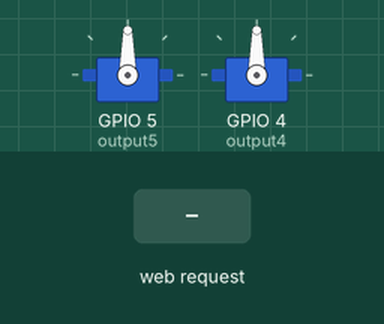
Bench run of a sketch on a simulated ESP8266 (NodeMCU). Parts: 2 × servo. Inputs (shaded band) come from the test bench. WiFi joins after 1.5 s; servers stay silent unless stated; what the sketch prints to the serial monitor is not drawn.

Above: at 2.7 s.
2.8 s: HTTP request GET /N5yBb9WttfVWvz2RqhUG/5/off received
At 3.3 s:
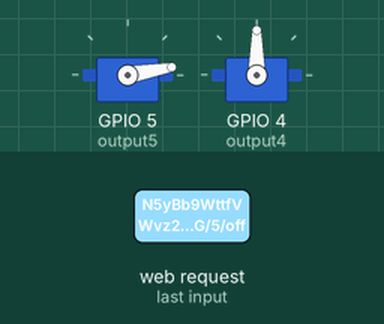
4.3 s: HTTP request GET /N5yBb9WttfVWvz2RqhUG/4/off received
At 5.5 s:
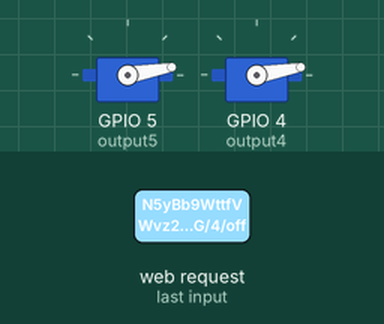
5.8 s: HTTP request GET /N5yBb9WttfVWvz2RqhUG/5/on received
At 6.8 s:
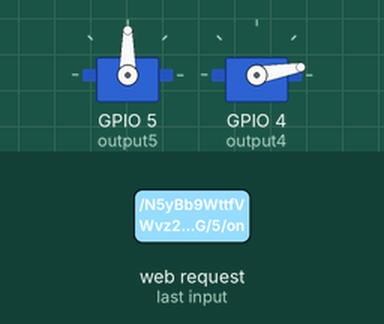
7.3 s: HTTP request GET /N5yBb9WttfVWvz2RqhUG/4/on received
At 7.9 s:
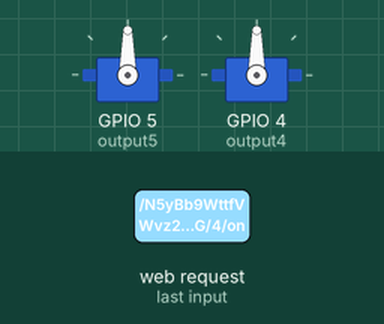
Timing chart, 0 to 9.8 s (numbered marks = the images above; inputs shaded):
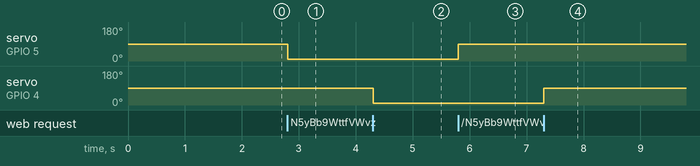

The sketch:

arduino_wifi_servo.ino
```cpp
/*********
  Rui Santos
  Complete project details at http://randomnerdtutorials.com
*********/

// Load Wi-Fi library
#include <ESP8266WiFi.h>
#include <Servo.h>

// Replace with your network credentials
const char* ssid     = "TheHabitFreeWifi";
const char* password = "sikenibba";

// Set web server port number to 80
WiFiServer server(80);

// Variable to store the HTTP request
String header;

// Auxiliar variables to store the current output state
String output5State = "off";
String output4State = "off";

// Assign output variables to GPIO pins
const int output5 = 5;
const int output4 = 4;

Servo myservo;
Servo myservo2;

void setup() {
  Serial.begin(115200);
  // Initialize the output variables as outputs
  pinMode(output5, OUTPUT);
  pinMode(output4, OUTPUT);
  // Set outputs to LOW
  digitalWrite(output5, LOW);
  digitalWrite(output4, LOW);

  myservo.attach(5);
  myservo2.attach(4);

  // Connect to Wi-Fi network with SSID and password
  Serial.print("Connecting to ");
  Serial.println(ssid);
  WiFi.begin(ssid, password);
  while (WiFi.status() != WL_CONNECTED) {
    delay(500);
    Serial.print(".");
  }
  // Print local IP address and start web server
  Serial.println("");
  Serial.println("WiFi connected.");
  Serial.println("IP address: ");
  Serial.println(WiFi.localIP());
  server.begin();
}

void loop(){

  WiFiClient client = server.available();   // Listen for incoming clients

  if (client) {                             // If a new client connects,
    Serial.println("New Client.");          // print a message out in the serial port
    String currentLine = "";                // make a String to hold incoming data from the client
    while (client.connected()) {            // loop while the client's connected
      if (client.available()) {             // if there's bytes to read from the client,
        char c = client.read();             // read a byte, then
        Serial.write(c);                    // print it out the serial monitor
        header += c;
        if (c == '\n') {                    // if the byte is a newline character
          // if the current line is blank, you got two newline characters in a row.
          // that's the end of the client HTTP request, so send a response:
          if (currentLine.length() == 0) {
            // HTTP headers always start with a response code (e.g. HTTP/1.1 200 OK)
            // and a content-type so the client knows what's coming, then a blank line:
            client.println("HTTP/1.1 200 OK");
            client.println("Content-type:text/html");
            client.println("Connection: close");
            client.println();

            // turns the GPIOs on and off
            if (header.indexOf("GET /N5yBb9WttfVWvz2RqhUG/5/on") >= 0) {
              Serial.println("GPIO 5 on");
              output5State = "on";
              myservo.write(90);
              //digitalWrite(output5, HIGH);
            } else if (header.indexOf("GET /N5yBb9WttfVWvz2RqhUG/5/off") >= 0) {
              Serial.println("GPIO 5 off");
              output5State = "off";
              //digitalWrite(output5, LOW);
              myservo.write(10);
            } else if (header.indexOf("GET /N5yBb9WttfVWvz2RqhUG/4/on") >= 0) {
              Serial.println("GPIO 4 on");
              output4State = "on";
              myservo2.write(90);
              //digitalWrite(output4, HIGH);
            } else if (header.indexOf("GET /N5yBb9WttfVWvz2RqhUG/4/off") >= 0) {
              Serial.println("GPIO 4 off");
              output4State = "off";
              myservo2.write(10);
              //digitalWrite(output4, LOW);
            }

            // Display the HTML web page
            client.println("<!DOCTYPE html><html>");
            client.println("<head><meta name=\"viewport\" content=\"width=device-width, initial-scale=1\">");
            client.println("<link rel=\"icon\" href=\"data:,\">");
            // CSS to style the on/off buttons
            // Feel free to change the background-color and font-size attributes to fit your preferences
            client.println("<style>html { font-family: Helvetica; display: inline-block; margin: 0px auto; text-align: center;}");
            client.println(".button { background-color: #195B6A; border: none; color: white; padding: 16px 40px;");
            client.println("text-decoration: none; font-size: 30px; margin: 2px; cursor: pointer;}");
            client.println(".button2 {background-color: #77878A;}</style></head>");

            // Web Page Heading
            /*
            client.println("<body><h1>ESP8266 Web Server</h1>");

            // Display current state, and ON/OFF buttons for GPIO 5
            client.println("<p>GPIO 5 - State " + output5State + "</p>");
            // If the output5State is off, it displays the ON button
            if (output5State=="off") {
              client.println("<p><a href=\"/5/on\"><button class=\"button\">ON</button></a></p>");
            } else {
              client.println("<p><a href=\"/5/off\"><button class=\"button button2\">OFF</button></a></p>");
            }

            // Display current state, and ON/OFF buttons for GPIO 4
            client.println("<p>GPIO 4 - State " + output4State + "</p>");
            // If the output4State is off, it displays the ON button
            if (output4State=="off") {
              client.println("<p><a href=\"/4/on\"><button class=\"button\">ON</button></a></p>");
            } else {
              client.println("<p><a href=\"/4/off\"><button class=\"button button2\">OFF</button></a></p>");
            }
            client.println("</body></html>");
            */
            // The HTTP response ends with another blank line
            client.println();
            // Break out of the while loop
            break;
          } else { // if you got a newline, then clear currentLine
            currentLine = "";
          }
        } else if (c != '\r') {  // if you got anything else but a carriage return character,
          currentLine += c;      // add it to the end of the currentLine
        }
      }
    }
    // Clear the header variable
    header = "";
    // Close the connection
    client.stop();
    Serial.println("Client disconnected.");
    Serial.println("");
  }
}
```

Measured:
- after the input at 2.8 s, servo on GPIO 5 (output5): 90° → 10° at once
- after the input at 4.3 s, servo on GPIO 4 (output4): 90° → 10° at once
- after the input at 5.8 s, servo on GPIO 5 (output5): 10° → 90° at once
- after the input at 7.3 s, servo on GPIO 4 (output4): 10° → 90° at once
